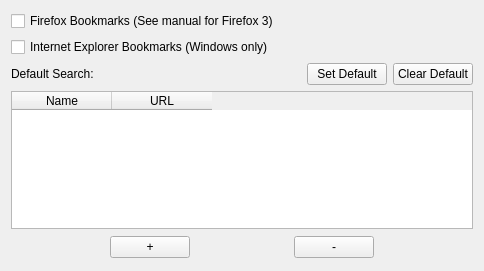
<?xml version="1.0" encoding="UTF-8"?>
<ui version="4.0">
 <class>Dlg</class>
 <widget class="QWidget" name="Dlg">
  <property name="geometry">
   <rect>
    <x>0</x>
    <y>0</y>
    <width>464</width>
    <height>271</height>
   </rect>
  </property>
  <property name="windowTitle">
   <string>Weby - Launch your favorite websites</string>
  </property>
  <layout class="QVBoxLayout" name="verticalLayout">
   <item>
    <widget class="QCheckBox" name="booksFirefox">
     <property name="text">
      <string>Firefox Bookmarks (See manual for Firefox 3)</string>
     </property>
    </widget>
   </item>
   <item>
    <widget class="QCheckBox" name="booksIE">
     <property name="text">
      <string>Internet Explorer Bookmarks (Windows only)</string>
     </property>
    </widget>
   </item>
   <item>
    <layout class="QHBoxLayout">
     <item>
      <widget class="QLabel" name="label_2">
       <property name="maximumSize">
        <size>
         <width>101</width>
         <height>16777215</height>
        </size>
       </property>
       <property name="text">
        <string>Default Search:</string>
       </property>
      </widget>
     </item>
     <item>
      <widget class="QLabel" name="label_default">
       <property name="minimumSize">
        <size>
         <width>201</width>
         <height>0</height>
        </size>
       </property>
       <property name="text">
        <string/>
       </property>
      </widget>
     </item>
     <item>
      <widget class="QPushButton" name="pushDefault">
       <property name="text">
        <string>Set Default</string>
       </property>
      </widget>
     </item>
     <item>
      <widget class="QPushButton" name="pushClearDefault">
       <property name="text">
        <string>Clear Default</string>
       </property>
      </widget>
     </item>
    </layout>
   </item>
   <item>
    <widget class="DropTableWidget" name="table">
     <property name="columnCount">
      <number>2</number>
     </property>
     <column>
      <property name="text">
       <string>Name</string>
      </property>
     </column>
     <column>
      <property name="text">
       <string>URL</string>
      </property>
     </column>
    </widget>
   </item>
   <item>
    <layout class="QHBoxLayout">
     <item>
      <spacer>
       <property name="orientation">
        <enum>Qt::Horizontal</enum>
       </property>
       <property name="sizeHint" stdset="0">
        <size>
         <width>28</width>
         <height>25</height>
        </size>
       </property>
      </spacer>
     </item>
     <item>
      <widget class="QPushButton" name="tableNew">
       <property name="text">
        <string>+</string>
       </property>
      </widget>
     </item>
     <item>
      <spacer>
       <property name="orientation">
        <enum>Qt::Horizontal</enum>
       </property>
       <property name="sizeHint" stdset="0">
        <size>
         <width>28</width>
         <height>25</height>
        </size>
       </property>
      </spacer>
     </item>
     <item>
      <widget class="QPushButton" name="tableRemove">
       <property name="text">
        <string>-</string>
       </property>
      </widget>
     </item>
     <item>
      <spacer>
       <property name="orientation">
        <enum>Qt::Horizontal</enum>
       </property>
       <property name="sizeHint" stdset="0">
        <size>
         <width>28</width>
         <height>25</height>
        </size>
       </property>
      </spacer>
     </item>
    </layout>
   </item>
  </layout>
 </widget>
 <customwidgets>
  <customwidget>
   <class>DropTableWidget</class>
   <extends>QTableWidget</extends>
   <header>common/DropTableWidget.h</header>
  </customwidget>
 </customwidgets>
 <resources/>
 <connections/>
</ui>
